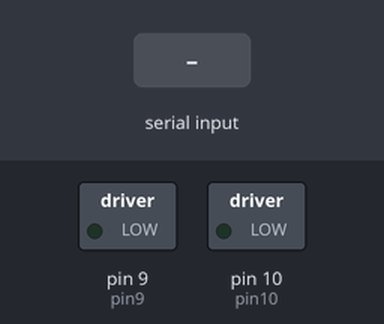
Bench run of a sketch on a simulated Arduino Uno, built with avr-gcc and run on an emulated ATmega328P. Shown: switched loads named in the sketch (green lamp = pin HIGH). The test bench sets the inputs (shaded band).

Above: at 1.2 s.
1.3 s: "90,45\n" received over Serial
At 2.1 s:
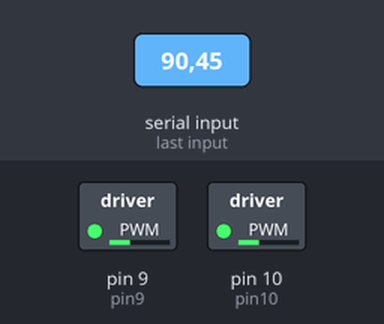
Timing chart, 0 to 4.3 s (numbered marks = the images above; inputs shaded):
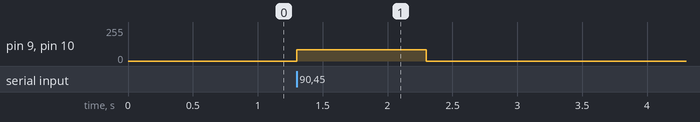

The sketch:

racingv5_vibration_motor.ino
```cpp
// Includes
#include <math.h>
const int pin9 = 9;
const int pin10 = 10;
float force = 0;


void setup() {
  // put your setup code here, to run once:
  pinMode(pin9, OUTPUT);
  pinMode(pin10, OUTPUT);

  Serial.begin(115200);
}

void loop() {
  // put your main code here, to run repeatedly:
   // receive force from python serial
  if (Serial.available() > 0) {
    force = Serial.parseFloat();
    if (force >= 8){
      analogWrite(pin9, 85);
      analogWrite(pin10, 85);
    }
    else{
      analogWrite(pin9, 0);
      analogWrite(pin10, 0);
    }

  }
}
```

Measured:
- after the input at 1.3 s, pin 9 (pin9), pin 10 (pin10): 0/255 → 85/255 at once, → 0/255 1.0 s later
